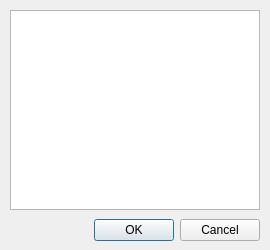
<?xml version="1.0" encoding="UTF-8"?>
<ui version="4.0">
 <class>Dialog</class>
 <widget class="QDialog" name="Dialog">
  <property name="geometry">
   <rect>
    <x>0</x>
    <y>0</y>
    <width>270</width>
    <height>250</height>
   </rect>
  </property>
  <property name="windowTitle">
   <string>Dialog</string>
  </property>
  <widget class="QDialogButtonBox" name="buttonBox">
   <property name="geometry">
    <rect>
     <x>80</x>
     <y>215</y>
     <width>180</width>
     <height>30</height>
    </rect>
   </property>
   <property name="orientation">
    <enum>Qt::Horizontal</enum>
   </property>
   <property name="standardButtons">
    <set>QDialogButtonBox::Cancel|QDialogButtonBox::Ok</set>
   </property>
  </widget>
  <widget class="QListView" name="listView">
   <property name="geometry">
    <rect>
     <x>10</x>
     <y>10</y>
     <width>250</width>
     <height>200</height>
    </rect>
   </property>
  </widget>
 </widget>
 <resources/>
 <connections>
  <connection>
   <sender>buttonBox</sender>
   <signal>accepted()</signal>
   <receiver>Dialog</receiver>
   <slot>accept()</slot>
   <hints>
    <hint type="sourcelabel">
     <x>248</x>
     <y>254</y>
    </hint>
    <hint type="destinationlabel">
     <x>157</x>
     <y>274</y>
    </hint>
   </hints>
  </connection>
  <connection>
   <sender>buttonBox</sender>
   <signal>rejected()</signal>
   <receiver>Dialog</receiver>
   <slot>reject()</slot>
   <hints>
    <hint type="sourcelabel">
     <x>316</x>
     <y>260</y>
    </hint>
    <hint type="destinationlabel">
     <x>286</x>
     <y>274</y>
    </hint>
   </hints>
  </connection>
 </connections>
</ui>
